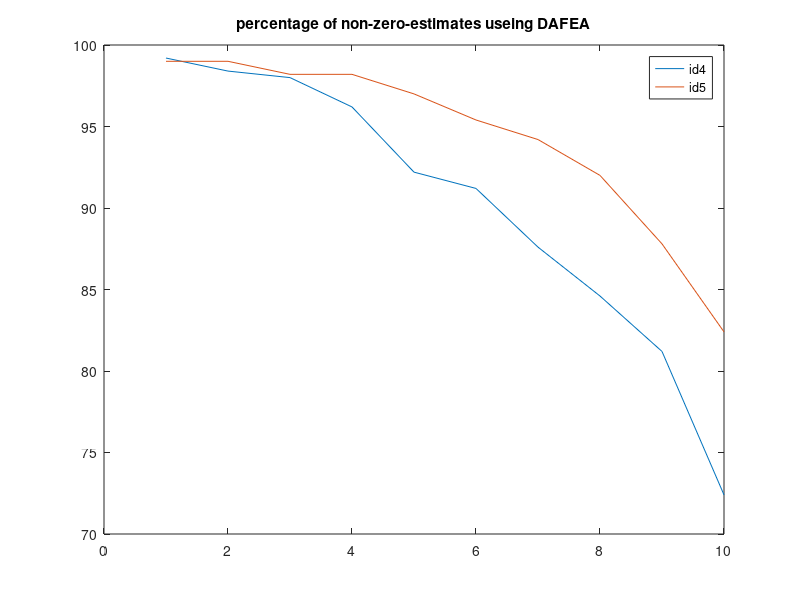

MATLAB code for this plot: (Note: this script raises an error after producing the figure.)
%% compare hitrates of experiment 4 and 5
load hit_rate_ex_DAFEA_6_id4.mat
hit_rate_id4= hit_rate;
load hit_rate_ex_DAFEA_6_id5.mat
hit_rate_id5 = hit_rate;
clf
plot(hit_rate_id4);hold on;plot(hit_rate_id5)
legend('id4','id5')
title('percentage of non-zero-estimates useing DAFEA')
%% compare p_pure_coll (DAFEA and danger_FEA) from experiment 4 and 5, exp_par = 0.6
load p_c_ex_DAFEA_6_id4.mat
pc_pure_id4 = p_c_save_matrix;
load p_c_ex_DAFEA_6_id5.mat
pc_pure_id5 = p_c_save_matrix;
success_rate_DAFEA = sum(pc_pure_id5>pc_pure_id4)/500;
fail_rate_DAFEA = sum(pc_pure_id5<pc_pure_id4)/500

% compare p_pure_coll (danger_FEA) from experiment 4 and 5
load p_c_ex_danger_FEA_6_id4.mat
pc_pure_id4 = p_c_save_matrix;
load p_c_ex_danger_FEA_6_id5.mat
pc_pure_id5 = p_c_save_matrix;
success_rate_danger_FEA = sum(pc_pure_id5>pc_pure_id4)/500;
fail_rate_danger_FEA = sum(pc_pure_id5<pc_pure_id4)/500;

ci_success_DAFEA = success_rate_DAFEA' +  (sqrt( success_rate_DAFEA.*(1-success_rate_DAFEA)/500 )*1.96)'*[-1 1]
ci_success_danger_FEA = success_rate_danger_FEA' +  (sqrt( success_rate_danger_FEA.*(1-success_rate_danger_FEA)/500 )*1.96)'*[-1 1]
ci_fail_DAFEA = fail_rate_DAFEA' +  (sqrt( fail_rate_DAFEA.*(1-fail_rate_DAFEA)/500 )*1.96)'*[-1 1]
ci_fail_danger_FEA = fail_rate_danger_FEA' +  (sqrt( fail_rate_danger_FEA.*(1-fail_rate_danger_FEA)/500 )*1.96)'*[-1 1]


clf
subplot(211)
a = plot(success_rate_DAFEA,'r');hold on
plot(ci_success_DAFEA,'--','color','r')
b = plot(success_rate_danger_FEA,'b')
plot(ci_success_danger_FEA,'--','color','b')
legend([a b],'DAFEA','dangerFEA')
title('success rate, p_exp = 0.6')
subplot(212)
a = plot(fail_rate_DAFEA,'r');hold on
plot(ci_fail_DAFEA,'--','color','r')
b = plot(fail_rate_danger_FEA,'b')
plot(ci_fail_danger_FEA,'--','color','b')
legend([a b],'DAFEA','dangerFEA')
title('fail rate, p_exp = 0.6')
%% comparing p_exp=0.6 against p_exp=0.7 in ability to guess most dangerous intersection

load p_c_ex_DAFEA_6_id4.mat
pc_pure_6_id4 = p_c_save_matrix;
load p_c_ex_DAFEA_6_id5.mat
pc_pure_6_id5 = p_c_save_matrix;
fails_DAFEA_6 = pc_pure_6_id5<pc_pure_6_id4;
fail_rate_6 = sum(fails_DAFEA_6)/500;

load p_c_ex_DAFEA_7_id4.mat
pc_pure_7_id4 = p_c_save_matrix;
load p_c_ex_DAFEA_7_id5.mat
pc_pure_7_id5 = p_c_save_matrix;
fails_DAFEA_7 = pc_pure_7_id5<pc_pure_7_id4;
fail_rate_7 = sum(fails_DAFEA_7)/500;
%%% make confidence intervals %%%
ci_6 = fail_rate_6' +  (sqrt( fail_rate_6.*(1-fail_rate_6)/500 )*1.96)'*[-1 1]
ci_7 = fail_rate_7' + (sqrt( fail_rate_7.*(1-fail_rate_7)/500 )*1.96)'*[-1 1]

clf; plot(fail_rate_6,'r');hold on;plot(ci_6,'--','color','r') 
plot(fail_rate_7,'b');hold on;plot(ci_7,'--','color','b')
legend('pexp=0.6','pexp=0.7')
title('failure rate for pexp=0.6 and pexp=0.7')

%% comparing X against DAFEA in ability to guess most dangerous intersection

% DAFEA
load p_c_ex_DAFEA_6_id4.mat
pc_pure_DAFEA_id4 = p_c_save_matrix;
load p_c_ex_DAFEA_6_id5.mat
pc_pure_DAFEA_id5 = p_c_save_matrix;
fail_rate_DAFEA = sum(pc_pure_DAFEA_id5<pc_pure_DAFEA_id4)/500;
success_rate_DAFEA = sum(pc_pure_DAFEA_id5>pc_pure_DAFEA_id4)/500;

% X
load p_c_ex_X_6_id4.mat
pc_pure_X_id4 = p_c_save_matrix;
load p_c_ex_X_6_id5.mat
pc_pure_X_id5 = p_c_save_matrix;
fail_rate_X = sum(pc_pure_X_id5<pc_pure_X_id4)/500;
success_rate_X = sum(pc_pure_X_id5>pc_pure_X_id4)/500;

%%% make confidence intervals %%%
ci_fail_DAFEA = fail_rate_DAFEA' + sqrt( fail_rate_DAFEA.*(1-fail_rate_DAFEA)/500 )'*[-1 1]*1.96
ci_fail_X = fail_rate_X' + sqrt( fail_rate_X.*(1-fail_rate_X)/500 )'*[-1 1]*1.96
ci_success_DAFEA = success_rate_DAFEA' + sqrt( success_rate_DAFEA.*(1-success_rate_DAFEA)/500 )'*[-1 1]*1.96
ci_success_X = success_rate_X' + sqrt( success_rate_X.*(1-success_rate_X)/500 )'*[-1 1]*1.96

clf; 
subplot(211)
a = plot(fail_rate_DAFEA,'r');hold on
plot(ci_fail_DAFEA,'--','color','r')
b = plot(fail_rate_X,'b')
plot(ci_fail_X,'--','color','b')
legend([a,b],'DAFEA','X')
title('failure rate for X and DAFEA, using T(x)=exp(-0.6x)')

subplot(212)
a = plot(success_rate_DAFEA,'r');hold on;
plot(ci_success_DAFEA,'--','color','r');
b = plot(success_rate_X,'b');
plot(ci_success_X,'--','color','b');
legend([a,b],'DAFEA','X')
title('success rate for X and DAFEA, using T(x)=exp(-0.6x)')

%% comparing failure rates when using neg data and upper endpoints for comparison

load ue_neg_DAFEA_id4.mat
ue_id4 = ue_save_matrix;
load ue_neg_DAFEA_id5.mat
ue_id5 = ue_save_matrix;
fail_rate_ue = sum(ue_id5<ue_id4)/500;
success_rate_ue = sum(ue_id5>ue_id4)/500;


ci_fail =  fail_rate_ue' + (sqrt( fail_rate_ue.*(1-fail_rate_ue)/500 )*1.96)'*[-1 1]
ci_success =  success_rate_ue' + (sqrt( success_rate_ue.*(1-success_rate_ue)/500 )*1.96)'*[-1 1]


clf; 
subplot(211)
plot(fail_rate_ue);hold on; plot(ci_fail,'--','color','r')
title('failure rate using upper-endpoint for comparison')
subplot(212)
plot(success_rate_ue);hold on; plot(ci_success,'--','color','r')
title('success rate using upper-endpoint for comparison')
%% comparing failure rates when using neg data and upper endpoints for comparison

load ue_neg_X_id4.mat
ue_id4 = ue_save_matrix;
load ue_neg_X_id5.mat
ue_id5 = ue_save_matrix;
fail_rate_ue = sum(ue_id5<ue_id4)/500;
success_rate_ue = sum(ue_id5>ue_id4)/500;


ci_fail =  fail_rate_ue' + (sqrt( fail_rate_ue.*(1-fail_rate_ue)/500 )*1.96)'*[-1 1]
ci_success =  success_rate_ue' + (sqrt( success_rate_ue.*(1-success_rate_ue)/500 )*1.96)'*[-1 1]


clf; 
subplot(211)
plot(fail_rate_ue);hold on; plot(ci_fail,'--','color','r')
title('failure rate using upper-endpoint for comparison')
subplot(212)
plot(success_rate_ue);hold on; plot(ci_success,'--','color','r')
title('success rate using upper-endpoint for comparison')

%% comparison in success/fail rate between transformed and untransformed data


% DAFEA transformed
load p_c_ex_DAFEA_6_id4.mat
pc_pure_DAFEA_id4 = p_c_save_matrix;
load p_c_ex_DAFEA_6_id5.mat
pc_pure_DAFEA_id5 = p_c_save_matrix;
fail_rate_DAFEA = sum(pc_pure_DAFEA_id5<pc_pure_DAFEA_id4)/500;
success_rate_DAFEA = sum(pc_pure_DAFEA_id5>pc_pure_DAFEA_id4)/500;

% DAFEA negated
load p_c_neg_DAFEA_id4.mat
pc_pure_DAFEA_neg_id4 = p_c_save_matrix;
load p_c_neg_DAFEA_id5.mat
pc_pure_DAFEA_neg_id5 = p_c_save_matrix;
fail_rate_DAFEA_neg = sum(pc_pure_DAFEA_neg_id5<pc_pure_DAFEA_neg_id4)/500;
success_rate_DAFEA_neg = sum(pc_pure_DAFEA_neg_id5>pc_pure_DAFEA_neg_id4)/500;

%%% make confidence intervals %%%
ci_fail_DAFEA = fail_rate_DAFEA' + sqrt( fail_rate_DAFEA.*(1-fail_rate_DAFEA)/500 )'*[-1 1]*1.96
ci_fail_DAFEA_neg = fail_rate_DAFEA_neg' + sqrt( fail_rate_DAFEA_neg.*(1-fail_rate_DAFEA_neg)/500 )'*[-1 1]*1.96
ci_success_DAFEA = success_rate_DAFEA' + sqrt( success_rate_DAFEA.*(1-success_rate_DAFEA)/500 )'*[-1 1]*1.96
ci_success_DAFEA_neg = success_rate_DAFEA_neg' + sqrt( success_rate_DAFEA_neg.*(1-success_rate_DAFEA_neg)/500 )'*[-1 1]*1.96

clf; 
subplot(211)
a = plot(fail_rate_DAFEA,'r');hold on
plot(ci_fail_DAFEA,'--','color','r')
b = plot(fail_rate_DAFEA_neg,'b')
plot(ci_fail_DAFEA_neg,'--','color','b')
legend([a,b],'DAFEA transformed','DAFEA negated')
title('fail rate for DAFEA transformed and negated, using T(x)=exp(-0.6x)')

subplot(212)
a = plot(success_rate_DAFEA,'r');hold on;
plot(ci_success_DAFEA,'--','color','r');
b = plot(success_rate_DAFEA_neg,'b');
plot(ci_success_DAFEA_neg,'--','color','b');
legend([a,b],'DAFEA transformed','DAFEA negated')
title('success rate for DAFEA transformed and negated, using T(x)=exp(-0.6x)')
%% comparing accuracy
spill = 0.8
p_emp = 8.5333e-05
load p_c_ex_DAFEA_6_id4.mat
pc_pure_DAFEA_id4 = p_c_save_matrix;
fail_rate_DAFEA = abs((1-pc_pure_DAFEA_id4/p_emp))<spill
accuracy_DAFEA_exp6 = sum(fail_rate_DAFEA)/500
ci_fail_DAFEA_ex6 = accuracy_DAFEA_exp6' + sqrt( accuracy_DAFEA_exp6.*(1-accuracy_DAFEA_exp6)/500 )'*[-1 1]*1.96

load p_c_ex_DAFEA_6_id4.mat
pc_pure_DAFEA_id4 = p_c_save_matrix;
fail_rate_DAFEA = abs((1-pc_pure_DAFEA_id4/8.8000e-05))<spill
accuracy_DAFEA_exp7 = sum(fail_rate_DAFEA)/500
load p_c_ex_X_6_id4.mat
ci_fail_DAFEA_ex7 = accuracy_DAFEA_exp7' + sqrt( accuracy_DAFEA_exp7.*(1-accuracy_DAFEA_exp7)/500 )'*[-1 1]*1.96

load p_c_ex_X_6_id4.mat
pc_pure_X_id4 = p_c_save_matrix;
fail_rate_X = abs((1-pc_pure_X_id4/p_emp))<spill
accuracy_X_exp6 = sum(fail_rate_X)/500
ci_fail_X_ex6 = accuracy_X_exp6' + sqrt( accuracy_X_exp6.*(1-accuracy_X_exp6)/500 )'*[-1 1]*1.96


load p_c_ex_danger_FEA_6_id4.mat
pc_pure_danger_FEA_id4 = p_c_save_matrix;
success_danger_FEA = abs((1-pc_pure_danger_FEA_id4/p_emp))<spill
accuracy_danger_FEA_exp6 = sum(success_danger_FEA)/500
ci_fail_danger_FEA_ex6 = accuracy_danger_FEA_exp6' + sqrt( accuracy_danger_FEA_exp6.*(1-accuracy_danger_FEA_exp6)/500 )'*[-1 1]*1.96


clf;
a = plot(accuracy_DAFEA_exp7,'r'); hold on
%plot(accuracy_X_exp6,'b');
b = plot(accuracy_danger_FEA_exp6,'b');
plot(ci_fail_DAFEA_ex7,'--','color','r')
%plot(ci_fail_X_ex6,'--','color','b')
plot(ci_fail_danger_FEA_ex6,'--','color','b')
title('probability to deviate less than 80% from true value')
legend([a b], 'stoch. TTC, transformed', 'sep. dist., transformed')
xlabel('threshold number')




